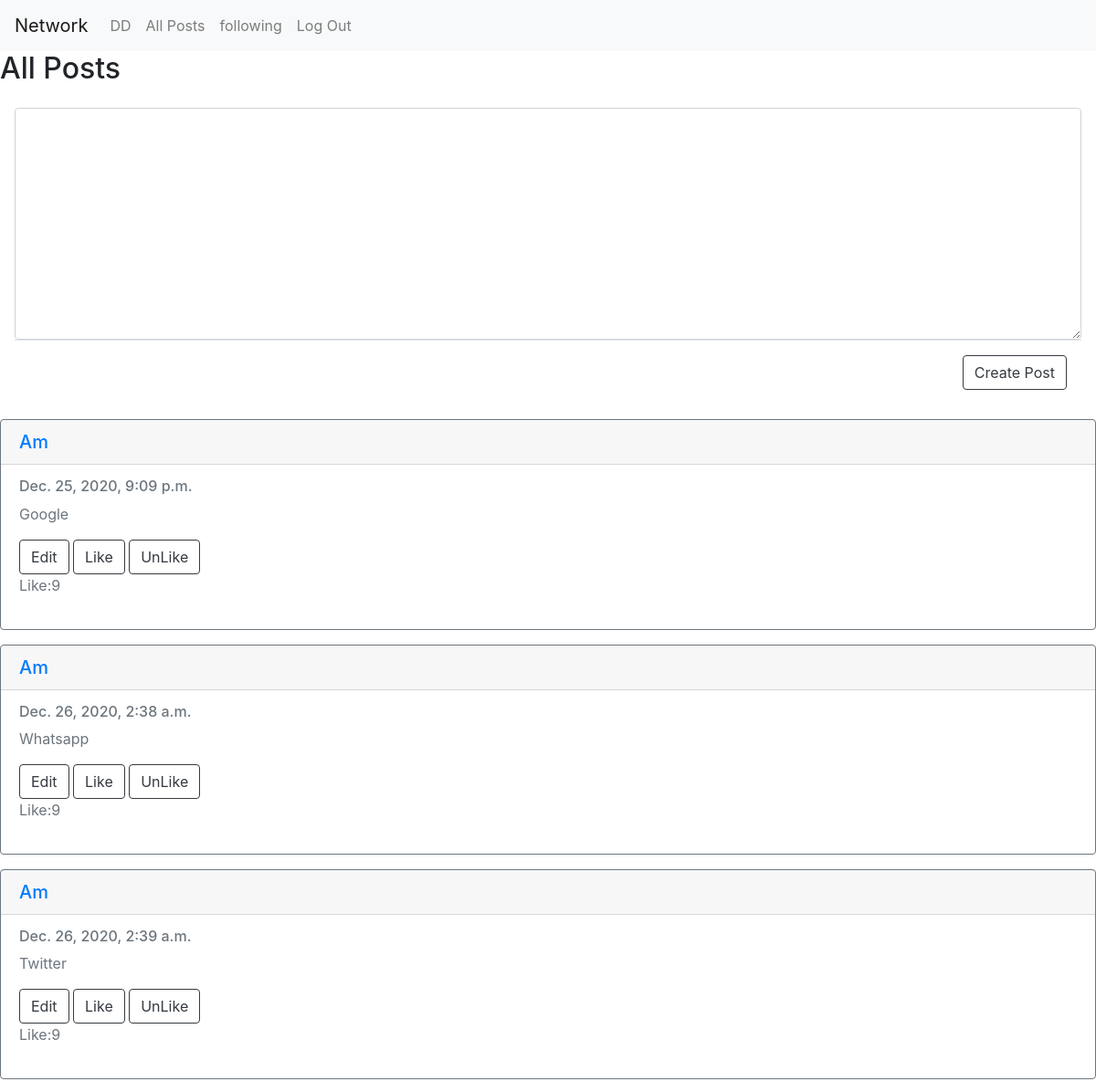
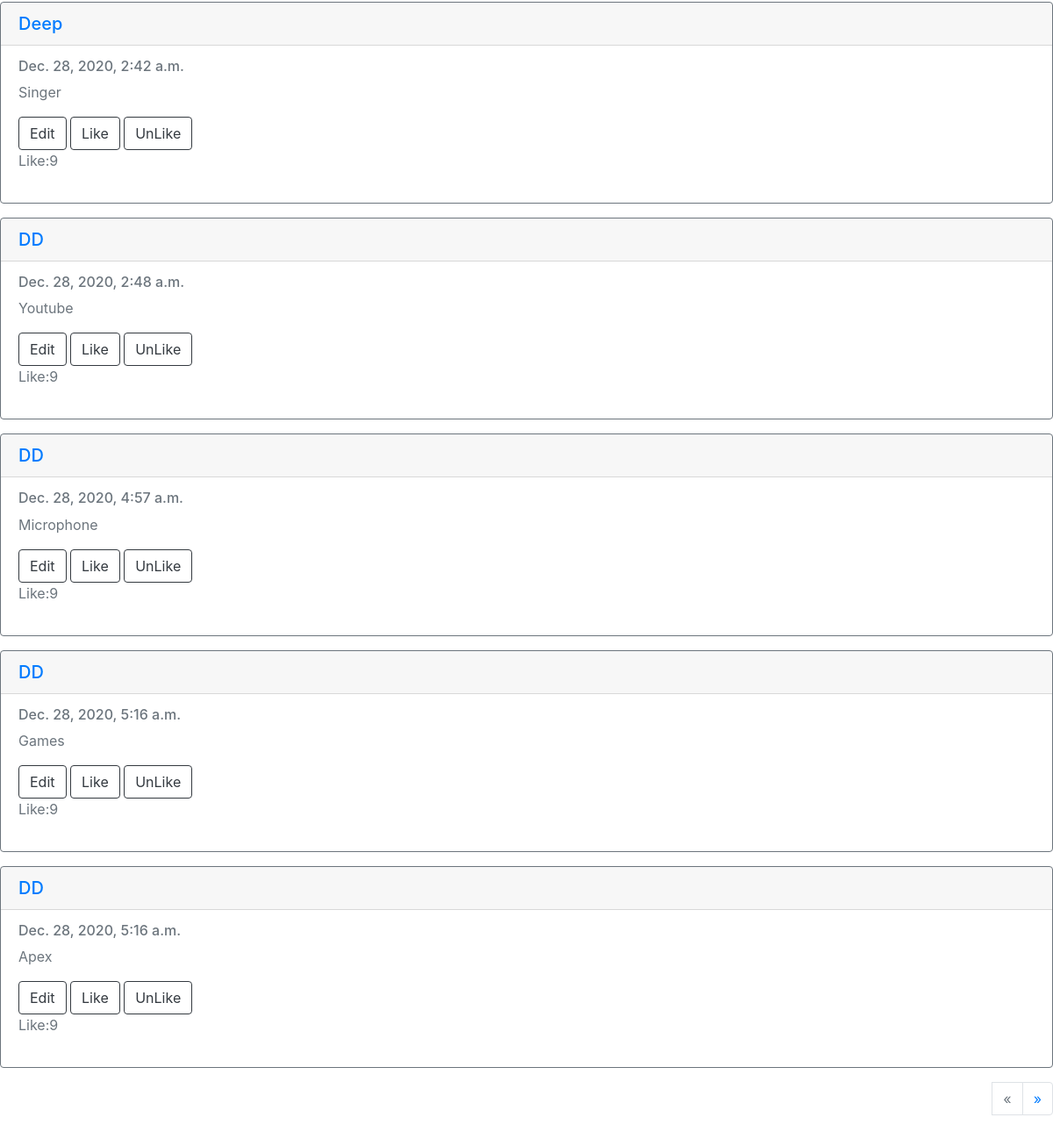
/all (signed in), run on the app's committed database (2 pictures, top to bottom).
### network/models.py (models this page shows, shortened)
class User(AbstractUser):
    pass

class Item(models.Model):
    owner = models.ForeignKey(User, on_delete=models.CASCADE)
    post = models.CharField(max_length=500, null=True, blank=True)
    timestamp = models.DateTimeField(default=timezone.now)

### network/views.py (the view)
# urls.py: path("all",views.allpost, name="allpost"),
def allpost(request):
           user=request.user
           posts = Item.objects.all()
           ll = Lk.objects.filter(Users=user).count()
           paginator = Paginator(posts, 10)
           if request.GET.get("page") != None:
               try:
                   posts = paginator.page(request.GET.get("page"))
               except:
                   posts = paginator.page(1)
           else:
               posts = paginator.page(1)
           return render(request, "network/Post.html", {'posts': posts, 'll': ll})

### network/templates/network/Post.html (shortened to what this page needs)
{% extends "network/layout.html" %}
{% load static %}
{% block body %}
<h2>All Posts</h2>
 <div class="modal-body">
   <form method="post" action="{% url 'addpost'  %}">
<textarea rows="10" class="form-control" name="textarea"></textarea>
              <div class="modal-footer"><button class="btn btn-outline-dark save" type="submit" value="Create">Create Post</button>
             </div>
     </form>
      </div>
  <div class="modal-dialog">
      <div class="modal-header">
          {% for post in posts %}
            <div class="card border-secondary mb-3">
            <h5 class="card-header"><a href="{% url 'userprofile' username=post.owner %}">{{post.owner}}</a></h5>
            <div class="card-body text-secondary">
                <h6 class="card-subtitle mb-2 text-muti">{{post.timestamp}}</h6>
                <p class="card-text">{{post.post}}</p>
                 <a href="{% url 'edit'  post.id   %}"><button class="btn btn-outline-dark save"  value="Edit" >Edit</button></a>
             <a href="{% url 'lk'  post.id   %}"><button class="btn btn-outline-dark save" id=lk   value="Like" >Like</button></a>
             <a href="{% url 'unlike'  post.id   %}"><button class="btn btn-outline-dark save" id=lks value="UnLike" >UnLike</button></a>
             <p>Like:{{ll}}</p>
              </div>
            </div>
              </div>
{% endfor %}
      <div class="d-flex justify-content-end my-3">
  <nav aria-label="Page navigation ">
    <ul class="pagination">
    {% if posts.has_previous %}
    <li class="page-item">
      <li class="page-item">
        <a class="page-link" href="?page={{posts.previous_page_number}}" aria-label="Previous">
          <span aria-hidden="true">&laquo;</span>
          <span class="sr-only">Previous</span>
        </a>
      </li>
      {%else%}
        <li class="page-item">
      <li class="page-item disabled">
        <a class="page-link" href="#" aria-label="Previous">
          <span aria-hidden="true">&laquo;</span>
        </a>
      </li>
      {%endif%}
{% if posts.has_next %}
      <li class="page-item">
        <a class="page-link" href="?page={{posts.next_page_number}}" aria-label="Next">
          <span aria-hidden="true">&raquo;</span>
        </a>
      </li>
      {%endif%}
    </ul>
  </nav>
</div>
{% endblock %}

### network/templates/network/layout.html (shortened to what this page needs)
{% load static %}
<!DOCTYPE html>
<html lang="en">
    <head>
        <link rel="stylesheet" href="https://stackpath.bootstrapcdn.com/bootstrap/4.4.1/css/bootstrap.min.css">
        <link href="{% static 'network/styles.css' %}" rel="stylesheet">
    </head>
    <body>
        <nav class="navbar navbar-expand-lg navbar-light bg-light">
            <a class="navbar-brand" href="#">Network</a>
            <div>
              <ul class="navbar-nav mr-auto">
                {% if user.is_authenticated %}
                    <li class="nav-item">
                        <a class="nav-link" href="{% url 'userprofile' user.username %}">{{user.username}}</a>
                    </li>
                {% endif %}
                <li class="nav-item">
                  <a class="nav-link"  href="{% url 'allpost'  %}">All Posts</a>
                    </li>
                    <li class="nav-item">
                  <a class="nav-link"  href="{% url 'following'  user.username %}">following</a>
                    </li>
                {% if user.is_authenticated %}
                    <li class="nav-item">
                        <a class="nav-link" href="{% url 'logout' %}">Log Out</a>
                    </li>
                {% endif %}
              </ul>
            </div>
          </nav>
        <div class="body">
            {% block body %}
            {% endblock %}
    </body>
</html>

### data on the page
User: username "DD"
Item: owner "Am", timestamp "Dec. 25, 2020, 9:09 p.m.", post "Google", ll "9"
Item: owner "Am", timestamp "Dec. 26, 2020, 2:38 a.m.", post "Whatsapp", ll "9"
Item: owner "Am", timestamp "Dec. 26, 2020, 2:39 a.m.", post "Twitter", ll "9"
Item: owner "Deep", timestamp "Dec. 28, 2020, 2:42 a.m.", post "Singer", ll "9"
Item: owner "DD", timestamp "Dec. 28, 2020, 2:48 a.m.", post "Youtube", ll "9"
Item: owner "DD", timestamp "Dec. 28, 2020, 4:57 a.m.", post "Microphone", ll "9"
Item: owner "DD", timestamp "Dec. 28, 2020, 5:16 a.m.", post "Games", id "9"
Item: owner "DD", timestamp "Dec. 28, 2020, 5:16 a.m.", post "Apex", ll "9"
